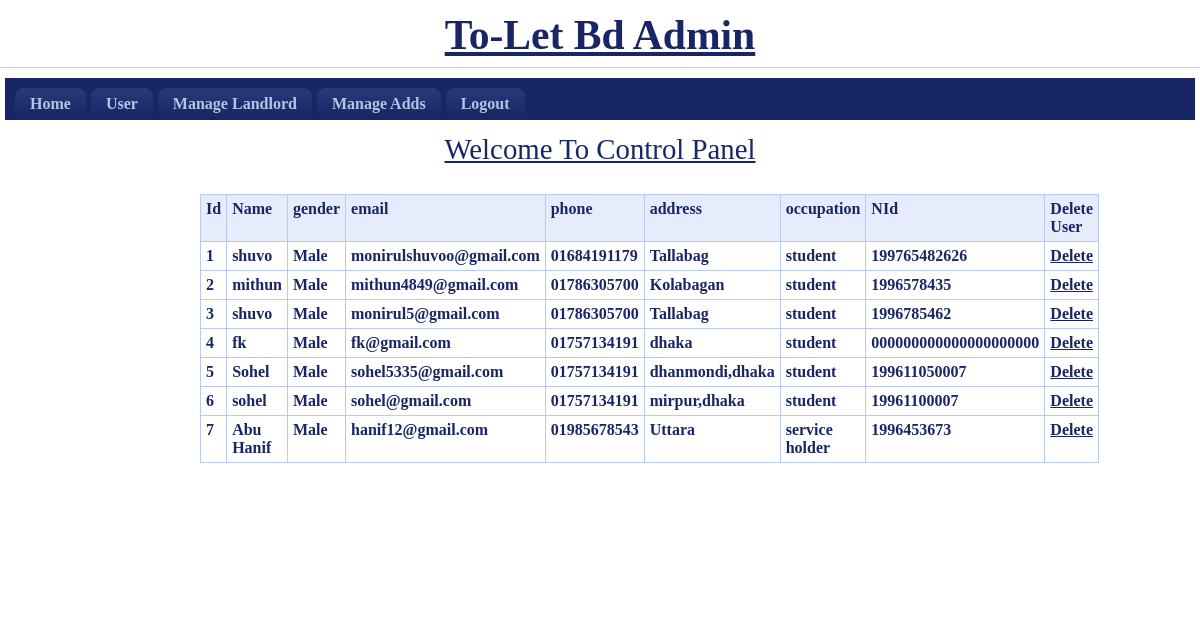
/Admin/Manageld.php (signed in), run on the app's committed database.
### tables this page shows
CREATE TABLE `signup` (
  `id` int(11) NOT NULL,
  `name` varchar(50) NOT NULL,
  `gender` varchar(50) NOT NULL,
  `email` varchar(50) NOT NULL,
  `phone` varchar(50) NOT NULL,
  `address` varchar(50) NOT NULL,
  `occupation` varchar(50) NOT NULL,
  `nid` varchar(50) NOT NULL,
  `password` varchar(50) NOT NULL
);

### Admin/Manageld.php (the view, shortened to what this page needs)
<!DOCTYPE html PUBLIC "-//W3C//DTD XHTML 1.0 Strict//EN" "http://www.w3.org/TR/xhtml1/DTD/xhtml1-strict.dtd">
<html xmlns="http://www.w3.org/1999/xhtml" xml:lang="cs" lang="cs">
<head>
    <link rel="stylesheet" media="screen,projection" type="text/css" href="./css/main.css" />
    <link rel="stylesheet" media="print" type="text/css" href="./css/print.css" />
    <link rel="stylesheet" media="aural" type="text/css" href="./css/aural.css" />
</head>
<body id="www-url-cz">
<div id="main" class="box">
<?php
include "Header.php"
?>
<?php
include "menu.php"
?>
            <div style="text-align:center;padding-right: 200px;padding-bottom: 50px;padding-left: 200px;">
                <h2><span><a href="#">Welcome To Control Panel</a></span></h2>
				<p>
                <table width="100%" border="1" cellpadding="1" cellspacing="2" bordercolor="#006699" >
<tr>
<th height="32" bgcolor="#1CB5F1" class="style3"><div align="left" class="style9 style5"><strong>Id</strong></div></th>
                        <th bgcolor="#1CB5F1" class="style3"><div align="left" class="style9 style5"><strong>Name</strong></div></th>
                         <th bgcolor="#1CB5F1" class="style3"><div align="left" class="style9 style5"><strong>gender</strong></div></th>
                        <th bgcolor="#1CB5F1" class="style3"><div align="left" class="style12">email</div></th>
                         <th bgcolor="#1CB5F1" class="style3"><div align="left" class="style9 style5"><strong>phone</strong></div></th>
						 <th bgcolor="#1CB5F1" class="style3"><div align="left" class="style9 style5"><strong>address</strong></div></th>
                        <th bgcolor="#1CB5F1" class="style3"><div align="left" class="style12">occupation</div></th>
                         <th bgcolor="#1CB5F1" class="style3"><div align="left" class="style9 style5"><strong>NId</strong></div></th>
						 <th bgcolor="#1CB5F1" class="style3"><div align="left" class="style9 style5"><strong>Delete User</strong></div></th>
</tr>
<?php
$con = mysql_connect("localhost","root");
$sql = "select * from signup";
$result = mysql_query($sql,$con);
while($row = mysql_fetch_array($result))
{
$Id=$row['id'];
$Name=$row['name'];
$gender=$row['gender'];
$email=$row['email'];
$phone=$row['phone'];
$address=$row['address'];
$occupation=$row['occupation'];
$NId=$row['nid'];
?>
<tr>
<td class="style3"><div align="left" class="style9 style5"><strong><?php echo $Id;?></strong></div></td>
<td class="style3"><div align="left" class="style9 style5"><strong><?php echo $Name;?></strong></div></td>
<td class="style3"><div align="left" class="style9 style5"><strong><?php echo $gender;?></strong></div></td>
<td class="style3"><div align="left" class="style9 style5"><strong><?php echo $email;?></strong></div></td>
<td class="style3"><div align="left" class="style9 style5"><strong><?php echo $phone;?></strong></div></td>
<td class="style3"><div align="left" class="style9 style5"><strong><?php echo $address;?></strong></div></td>
<td class="style3"><div align="left" class="style9 style5"><strong><?php echo $occupation;?></strong></div></td>
<td class="style3"><div align="left" class="style9 style5"><strong><?php echo $NId;?></strong></div></td>
<td class="style3"><div align="left" class="style9 style5"><strong><a href="DeleteUser.php?JobId=<?php echo $Id;?>">Delete</a></strong></div></td>
</tr>
<?php
}
?>
</table>
                </p>
                <p>&nbsp;</p>
              <p class="btn-more box noprint">&nbsp;</p>
          </div>
</div>
</body>
</html>

### Admin/Header.php
<div style="text-align:center">
    <h1 istyle="color:blue;text-align:center"><a href="" title=""><strong>To-Let Bd Admin</strong><span></span></a></h1>
    <hr  />
</div>

### Admin/menu.php (shortened to what this page needs)
 <div id="tabs" class="noprint">
        <ul class="box">
            <li><a href="home.php">Home<span class="tab-l"></span><span class="tab-r"></span></a></li>
            <li><a href="User.php">User<span class="tab-l"></span><span class="tab-r"></span></a></li>
            <li><a href="Manageld.php">Manage Landlord<span class="tab-l"></span><span class="tab-r"></span></a></li>
<li><a href="manageadds.php">Manage Adds<span class="tab-l"></span><span class="tab-r"></span></a></li>
            <li><a href="Logout.php">Logout<span class="tab-l"></span><span class="tab-r"></span></a></li>
        </ul>
 </div>

### Admin/css/main.css (style rules this page uses)
* { min-height:1px; }
body { border:0; margin:0; padding:0; color:#192666; _text-align:center; }
a { color:#192666; }
p { border:0; margin:15px 0; padding:0; }
div { display:block; border:0; margin:0; padding:0; }
h1, h2, h3, h4, h5 { border:0; margin:15px 0 10px 0; padding:0; font-weight:bold; }
h1 { font-size:260%; line-height:100%; font-family:"georgia",serif; font-weight:normal; }
h2 { font-size:180%; line-height:100%; font-family:"georgia",serif; font-weight:normal; }
table { display:table; border-collapse:collapse; margin:15px 0; padding:0; border:1px solid #B7CAF6; font-size:100%; }
tr { display:table-row; }
th, td { display: table-cell; border:1px solid #B7CAF6; margin:0; padding:5px; vertical-align:top; text-align:left; }
th { background:#E7ECFD; text-align:center; color:#192666; font-weight:bold; }
ul, ol { display:block; border:0; margin:15px 0 15px 40px; padding:0; }
li { display:list-item; border:0; margin:0; padding:0; _height:1px; }
hr { display:block; height:1px; margin:10px 0; padding:0; background:#CCC; border:0 solid #CCC; color:#CCC; }
a, img, span { border:0; margin:0; padding:0; }
strong, .strong { font-weight:bold; }
.box { min-height:1px; _height:1px; }
.box:after { content:"."; display:block; line-height:0px; font-size:0px; visibility:hidden; clear:both; }
#main { width:auto; margin:0 auto 0 auto; _text-align:left; }
#tabs { background:#192666; margin:0 5px; padding:10px 0 0 0; _height:1px; }
#tabs ul { margin:0 10px; padding:0; list-style:none; }
#tabs ul li { margin:0 5px 0 0; padding:0; float:left; }
#tabs ul li a { display:block; position:relative; padding:7px 15px; border:0; background:url("../design/tab_link.gif") 0 0 repeat-x; color:#B5C4E3; font-weight:bold; text-decoration:none; cursor:pointer; }
#tabs ul li a span.tab-l, #tabs ul li a:hover span.tab-l { position:absolute; top:0; left:0; _left:-15px; width:8px; height:8px; background:url("../design/tab_link_l.gif") 0 0 no-repeat; }
#tabs ul li a span.tab-r, #tabs ul li a:hover span.tab-r { position:absolute; top:0; right:0; _right:-1px; width:8px; height:8px; background:url("../design/tab_link_r.gif") 100% 0 no-repeat; }

### Admin/css/print.css (style rules this page uses)
body { border:0; margin:0; padding:0; font-size:12pt }
a { color:#000; text-decoration:none; }
h1, h2, h3 { page-break-after:avoid; page-break-inside:avoid; }
table { border-collapse: collapse; border-width:1px; border-style:solid; }
th, td { display:table-cell; border-width:1px; border-style:solid; }
hr { display:block; height:2px; margin:0; padding:0; background:#000; border:0 solid #000; color:#000; }
ul, ol, dl { page-break-before:avoid }
.noprint { display:none; }

### Admin/css/aural.css (style rules this page uses)
body { voice-family:paul,male; volume:loud; speech-rate:slow; richness:90; stress:20; }
h1, h2, h3, h4, h5 { cue-before:url("ping.au"); }
p, table { pause:50ms; }
strong { pitch:medium; pitch-range:60; stress:90; richness:90; }

### Admin/Manageld.php (style rules this page uses)
.style3 { font-weight: bold }

### data on the page
signup: id "1", name "shuvo", gender "Male", email "monirulshuvoo@gmail.com", phone "01684191179", address "Tallabag", occupation "student", nid "199765482626"
signup: id "2", name "mithun", gender "Male", email "mithun4849@gmail.com", phone "01786305700", address "Kolabagan", occupation "student", nid "1996578435"
signup: id "3", name "shuvo", gender "Male", email "monirul5@gmail.com", phone "01786305700", address "Tallabag", occupation "student", nid "1996785462"
signup: id "4", name "fk", gender "Male", email "fk@gmail.com", phone "01757134191", address "dhaka", occupation "student", nid "000000000000000000000"
signup: id "5", name "Sohel", gender "Male", email "sohel5335@gmail.com", phone "01757134191", address "dhanmondi,dhaka", occupation "student", nid "199611050007"
signup: id "6", name "sohel", gender "Male", email "sohel@gmail.com", phone "01757134191", address "mirpur,dhaka", occupation "student", nid "19961100007"
signup: id "7", name "Abu Hanif", gender "Male", email "hanif12@gmail.com", phone "01985678543", address "Uttara", occupation "service holder", nid "1996453673"
